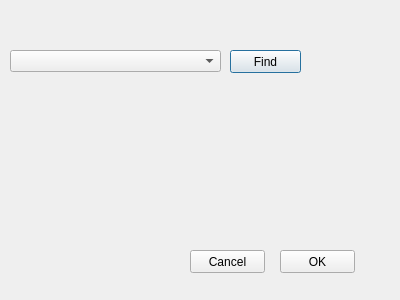
<?xml version="1.0" encoding="UTF-8"?>
<ui version="4.0">
 <class>Dialog</class>
 <widget class="QDialog" name="Dialog">
  <property name="geometry">
   <rect>
    <x>0</x>
    <y>0</y>
    <width>400</width>
    <height>300</height>
   </rect>
  </property>
  <property name="windowTitle">
   <string>Dialog</string>
  </property>
  <widget class="QPushButton" name="pushButton_1">
   <property name="geometry">
    <rect>
     <x>230</x>
     <y>50</y>
     <width>71</width>
     <height>23</height>
    </rect>
   </property>
   <property name="text">
    <string>Find</string>
   </property>
  </widget>
  <widget class="QComboBox" name="comboBox">
   <property name="geometry">
    <rect>
     <x>10</x>
     <y>50</y>
     <width>211</width>
     <height>22</height>
    </rect>
   </property>
  </widget>
  <widget class="QPushButton" name="pushButton_2">
   <property name="geometry">
    <rect>
     <x>280</x>
     <y>250</y>
     <width>75</width>
     <height>23</height>
    </rect>
   </property>
   <property name="text">
    <string>OK</string>
   </property>
  </widget>
  <widget class="QPushButton" name="pushButton_3">
   <property name="geometry">
    <rect>
     <x>190</x>
     <y>250</y>
     <width>75</width>
     <height>23</height>
    </rect>
   </property>
   <property name="text">
    <string>Cancel</string>
   </property>
  </widget>
 </widget>
 <resources/>
 <connections/>
</ui>
